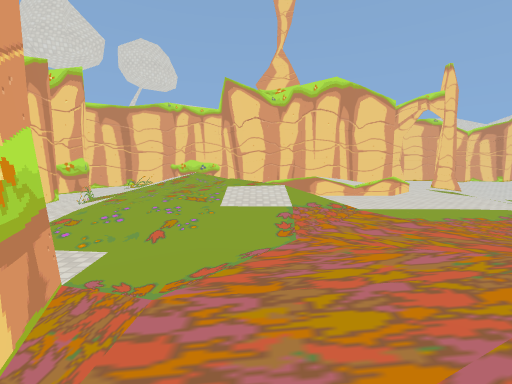
View 1 (above)

16 first-person views from a walk through a 3-D level made in the Godot game engine. The camera is 1.4 m above the floor, tilts 6° down and sees 90° across. The floor is counted in squares, 2 m on a side. Each view is taken from the middle of a square. On the plan, view 1 faces up. The plan holds only what a view shows up to about 9 squares ahead; the rest is blank. The place goes on beyond the plan. Some surface patterns are stand-ins.

View 2
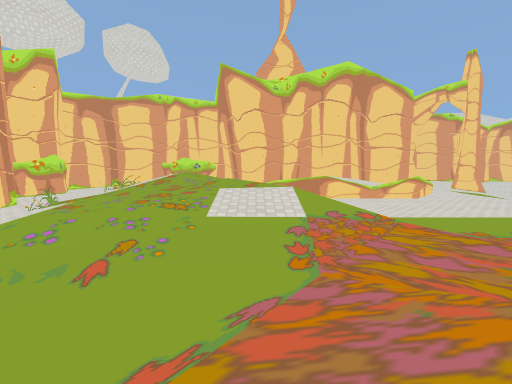

View 3
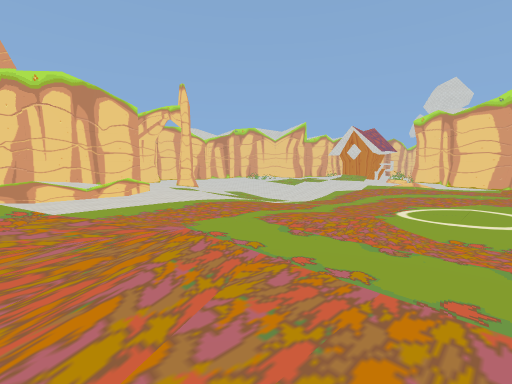

View 4
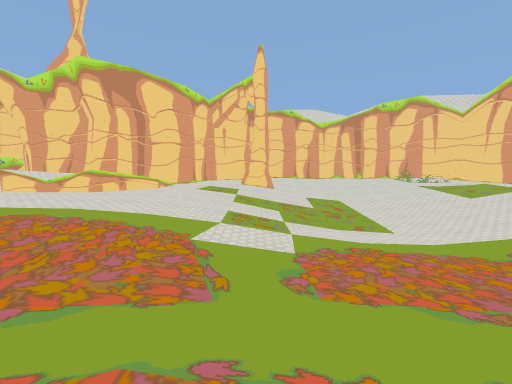

View 5
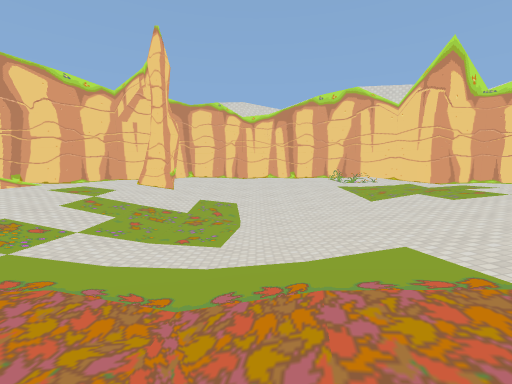

View 6
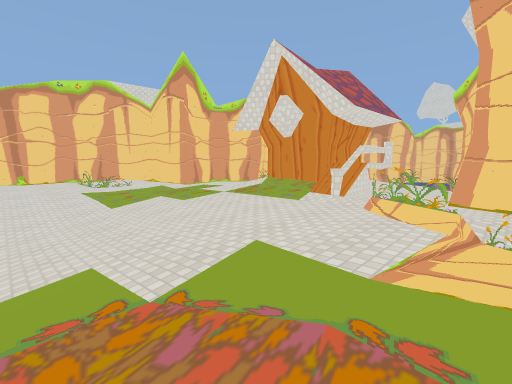

View 7
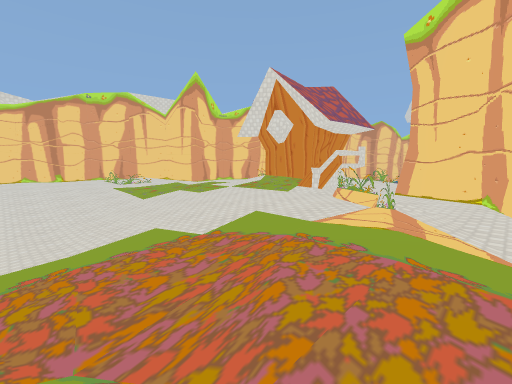

View 8
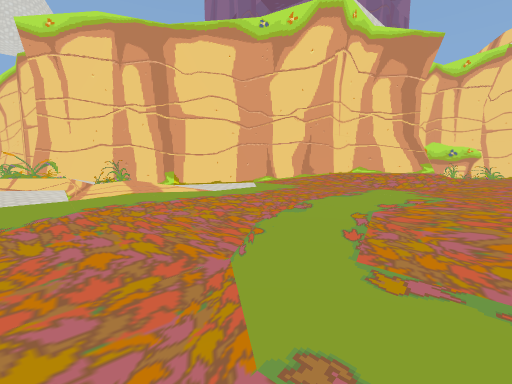

View 9
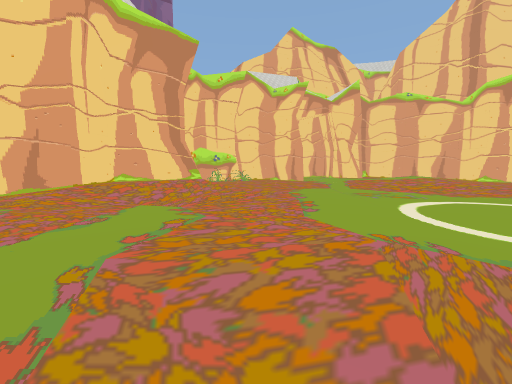

View 10
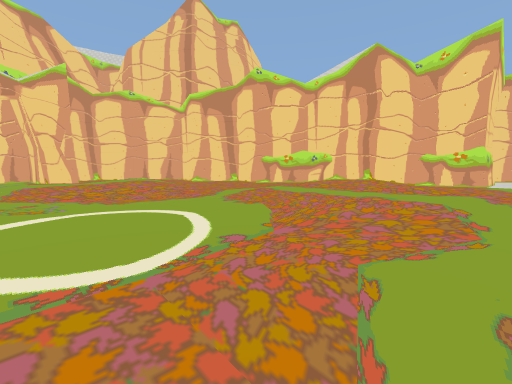

View 11
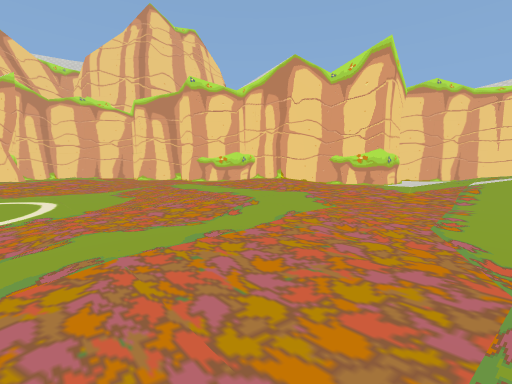

View 12
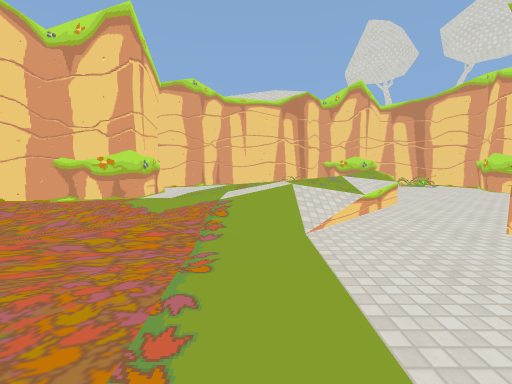

View 13
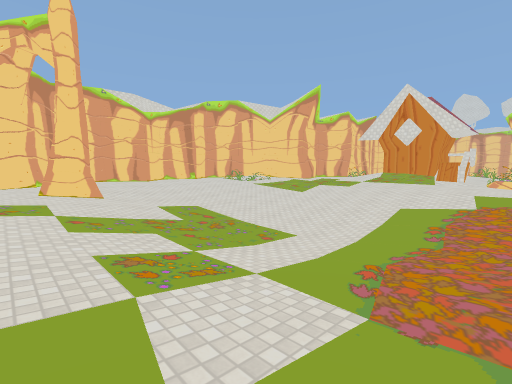

View 14
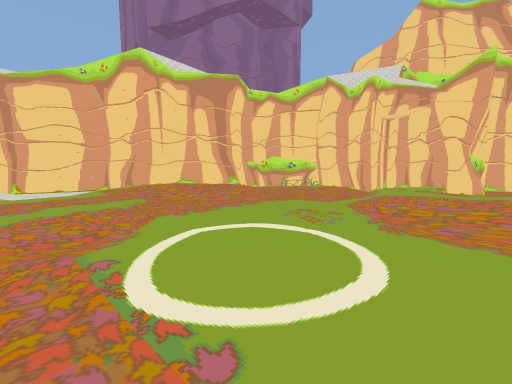

View 15
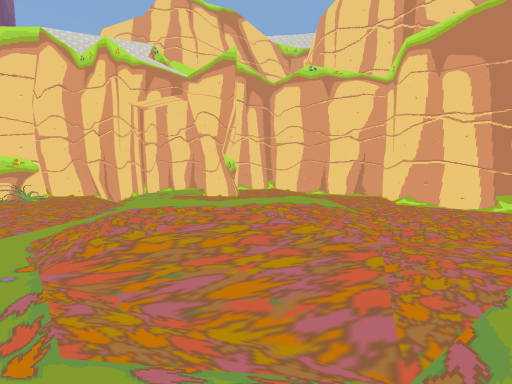

View 16
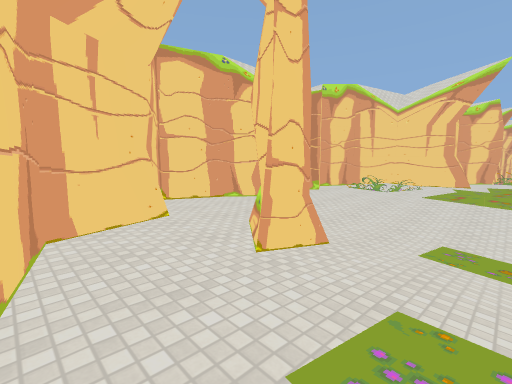

### Floor plan
Key: @ floor where view 1 was taken; # wall or solid block; . main floor; : floor 0.25 m higher than the main floor; - floor 0.25 m lower than the main floor; + floor 0.5 m higher than the main floor; _ floor 0.5 m lower than the main floor; * floor 0.75 m higher than the main floor; < floor 0.75 m lower than the main floor; % floor 1 m higher than the main floor; ( floor 1 m lower than the main floor; ! floor 1.25 m lower than the main floor; / step, stairs or slope; = window, fence, low wall or low ledge; v drop or lower ground.
Columns run from 5 left of view 1 to 19 right of it. Each row starts with its distance up from view 1.
 13            #######
 12            #...#/####
 11  ###      ##...-..#:#
 10 ##.###  ###.#------:###
  9 #=..:####/..-_<<_--.#.#
  8 #=...////:.--<((<_-....v
  7 #./=../%+*.-_<!!(<-..+
  6 #:+/*=.....-_(!!(_-.:#
  5 #::**%/....-_<((<--.:##
  4 #::***/....-_<<<_-..###v
  3 #.:++:::...--___--.## #vv
  2 #.....:::..------.### #v
  1  ####:::::..----...#
  0     #@+:::...-.....#
 -1      #+:::......:/##
 -2      #:::.......+##
 -3      #..:..:.../##
 -4       #..::::..:#
 -5       #..::::...#
 -6        #:::::####
 -7        ##..####
 -8         ##.##
 -9          ###

Where each view was taken, in squares from view 1:
view 1: 0 up, 0 right, facing up
view 2: 1 up, 0 right, facing up
view 3: 1 down, 1 right, facing up-right
view 4: 1 up, 7 right, facing up
view 5: 2 up, 10 right, facing up
view 6: 2 up, 11 right, facing up-right
view 7: 1 up, 10 right, facing up-right
view 8: 3 up, 9 right, facing down-right
view 9: 2 up, 9 right, facing down
view 10: 2 up, 7 right, facing down-left
view 11: 4 up, 6 right, facing down-left
view 12: 4 up, 4 right, facing left
view 13: 3 up, 6 right, facing up-right
view 14: 1 up, 5 right, facing down-right
view 15: 1 down, 5 right, facing down
view 16: 8 up, 5 right, facing up-right
